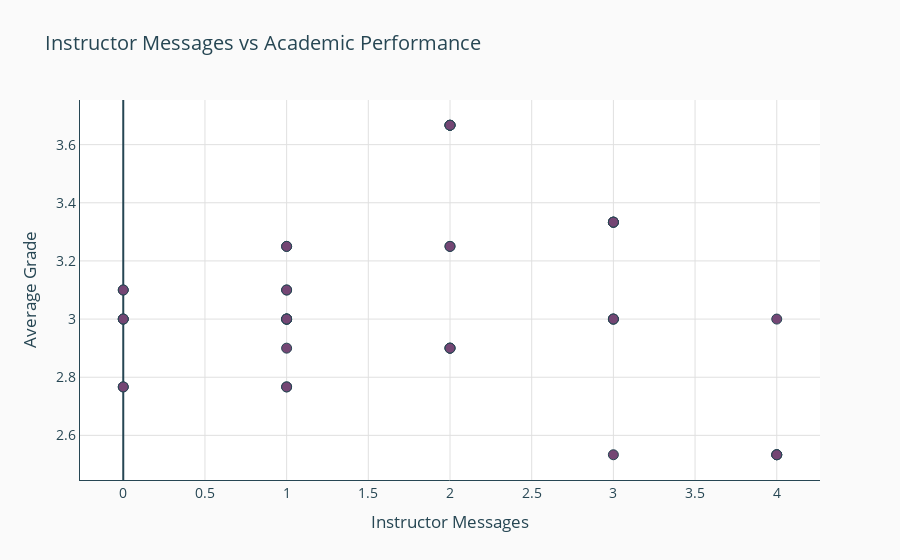

Write notebook code for a chart like this one.
### Code cell
# Communication Patterns (Instructor Messages)
# Analyze how communication with instructors relates to grades.
fig_msgs = px.scatter(
    merged_df,
    x='Instructor Messages',
    y='Average Grade',
    title='Instructor Messages vs Academic Performance',
    hover_data=['StudentID'],
    color_discrete_sequence=['#744674']  # Customize point color here
)

fig_msgs.update_layout(
    paper_bgcolor='#fafafa',   # Figure background (outside plot)
    plot_bgcolor='#ffffff',    # Plot area background
    title_font_color='#264653',
    font=dict(color='#264653', size=14),
    xaxis=dict(
        title='Instructor Messages',
        gridcolor='#e0e0e0',
        linecolor='#264653',
        zerolinecolor='#264653',
        # tickfont=dict(color='#264653'),
        # titlefont=dict(color='#264653')
    ),
    yaxis=dict(
        title='Average Grade',
        gridcolor='#e0e0e0',
        linecolor='#264653',
        zerolinecolor='#264653',
        # tickfont=dict(color='#264653'),
        # titlefont=dict(color='#264653')
    )
)

fig_msgs.update_traces(marker=dict(size=10, line=dict(width=1, color='#264653')))

fig_msgs.show()

### Figure 1 — Plotly figure (JSON) as saved in the notebook; plotly's stock layout.template omitted (floating-point values rounded to 4 significant figures)
{"data": [{"customdata": [["S001"], ["S001"], ["S001"], ["S001"], ["S002"], ["S002"], ["S002"], ["S002"], ["S003"], ["S003"], ["S003"], ["S003"], ["S004"], ["S004"], ["S004"], ["S004"], ["S005"], ["S005"], ["S005"], ["S005"], ["S006"], ["S006"], ["S006"], ["S006"], ["S007"], ["S007"], ["S007"], ["S007"], ["S008"], ["S008"], ["S008"], ["S008"], ["S009"], ["S009"], ["S009"], ["S009"], ["S010"], ["S010"], ["S010"], ["S010"]], "hovertemplate": "Instructor Messages=%{x}<br>Average Grade=%{y}<br>StudentID=%{customdata[0]}<extra></extra>", "legendgroup": "", "marker": {"color": "#744674", "line": {"color": "#264653", "width": 1}, "size": 10, "symbol": "circle"}, "mode": "markers", "name": "", "orientation": "v", "showlegend": false, "type": "scatter", "x": [2, 1, 2, 2, 1, 0, 1, 0, 3, 3, 4, 3, 1, 2, 1, 2, 0, 1, 0, 1, 4, 4, 3, 4, 0, 1, 1, 1, 2, 2, 2, 2, 3, 3, 3, 3, 1, 0, 1, 0], "xaxis": "x", "y": [2.9, 2.9, 2.9, 2.9, 3.0, 3.0, 3.0, 3.0, 3.0, 3.0, 3.0, 3.0, 3.25, 3.25, 3.25, 3.25, 3.1, 3.1, 3.1, 3.1, 2.533, 2.533, 2.533, 2.533, 3.0, 3.0, 3.0, 3.0, 3.667, 3.667, 3.667, 3.667, 3.333, 3.333, 3.333, 3.333, 2.767, 2.767, 2.767, 2.767], "yaxis": "y"}], "layout": {"font": {"color": "#264653", "size": 14}, "legend": {"tracegroupgap": 0}, "paper_bgcolor": "#fafafa", "plot_bgcolor": "#ffffff", "title": {"font": {"color": "#264653"}, "text": "Instructor Messages vs Academic Performance"}, "xaxis": {"anchor": "y", "domain": [0, 1], "gridcolor": "#e0e0e0", "linecolor": "#264653", "title": {"text": "Instructor Messages"}, "zerolinecolor": "#264653"}, "yaxis": {"anchor": "x", "domain": [0, 1], "gridcolor": "#e0e0e0", "linecolor": "#264653", "title": {"text": "Average Grade"}, "zerolinecolor": "#264653"}}}
